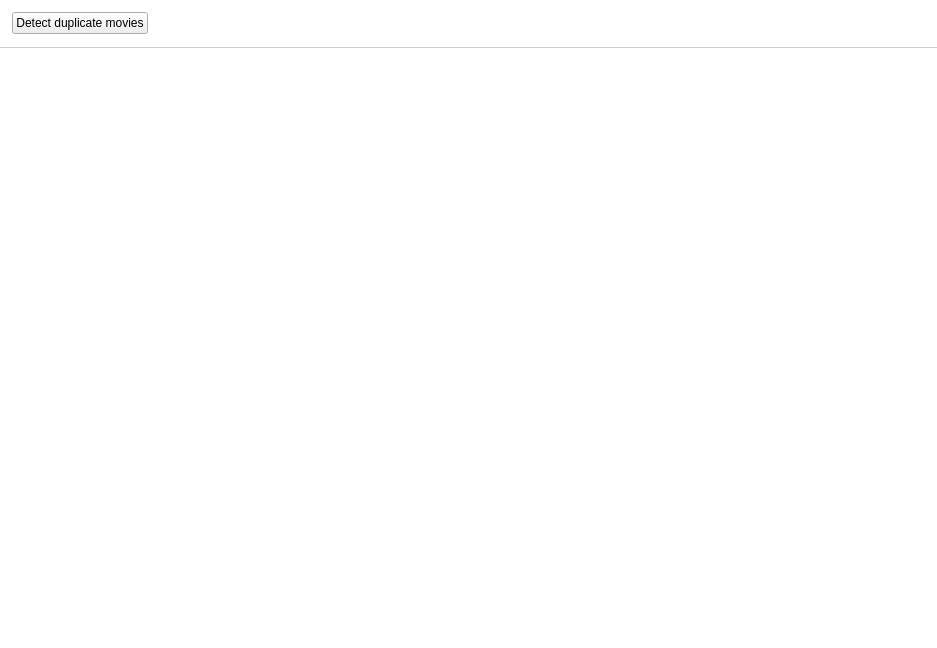
<?xml version="1.0" encoding="UTF-8"?>
<ui version="4.0">
 <class>MovieDuplicates</class>
 <widget class="QWidget" name="MovieDuplicates">
  <property name="geometry">
   <rect>
    <x>0</x>
    <y>0</y>
    <width>937</width>
    <height>648</height>
   </rect>
  </property>
  <property name="windowTitle">
   <string notr="true">Form</string>
  </property>
  <property name="styleSheet">
   <string notr="true">#movieDuplicatesWidget {
	background-color: rgb(255, 255, 255);
}

QTableView {
	border: 0px;
}

#movies {
	color: #395265;
}
</string>
  </property>
  <layout class="QVBoxLayout" name="verticalLayout">
   <property name="spacing">
    <number>0</number>
   </property>
   <property name="leftMargin">
    <number>0</number>
   </property>
   <property name="topMargin">
    <number>0</number>
   </property>
   <property name="rightMargin">
    <number>0</number>
   </property>
   <property name="bottomMargin">
    <number>0</number>
   </property>
   <item>
    <widget class="QWidget" name="movieDuplicatesWidget" native="true">
     <layout class="QVBoxLayout" name="verticalLayout_2" stretch="0,0,1">
      <property name="spacing">
       <number>0</number>
      </property>
      <property name="leftMargin">
       <number>0</number>
      </property>
      <property name="topMargin">
       <number>0</number>
      </property>
      <property name="rightMargin">
       <number>0</number>
      </property>
      <property name="bottomMargin">
       <number>0</number>
      </property>
      <item>
       <layout class="QHBoxLayout" name="horizontalLayout">
        <property name="leftMargin">
         <number>12</number>
        </property>
        <property name="topMargin">
         <number>12</number>
        </property>
        <property name="rightMargin">
         <number>12</number>
        </property>
        <property name="bottomMargin">
         <number>12</number>
        </property>
        <item>
         <widget class="QPushButton" name="btnDetect">
          <property name="text">
           <string>Detect duplicate movies</string>
          </property>
         </widget>
        </item>
        <item>
         <spacer name="horizontalSpacer">
          <property name="orientation">
           <enum>Qt::Horizontal</enum>
          </property>
          <property name="sizeHint" stdset="0">
           <size>
            <width>40</width>
            <height>20</height>
           </size>
          </property>
         </spacer>
        </item>
       </layout>
      </item>
      <item>
       <widget class="Line" name="line">
        <property name="styleSheet">
         <string notr="true">color: #cccccc;</string>
        </property>
        <property name="frameShadow">
         <enum>QFrame::Plain</enum>
        </property>
        <property name="orientation">
         <enum>Qt::Horizontal</enum>
        </property>
       </widget>
      </item>
      <item>
       <widget class="QSplitter" name="splitter">
        <property name="frameShape">
         <enum>QFrame::NoFrame</enum>
        </property>
        <property name="lineWidth">
         <number>1</number>
        </property>
        <property name="orientation">
         <enum>Qt::Horizontal</enum>
        </property>
        <property name="handleWidth">
         <number>1</number>
        </property>
        <widget class="MyTableView" name="movies">
         <property name="minimumSize">
          <size>
           <width>200</width>
           <height>0</height>
          </size>
         </property>
         <property name="styleSheet">
          <string notr="true">/*alternate-background-color: rgb(243, 246, 250);*/
selection-background-color: qlineargradient(spread:pad, x1:0, y1:0, x2:0, y2:1, stop:0 #4185b6, stop:1 #1b6aa5);
alternate-background-color: #f9f9f9;
selection-color: #ffffff;</string>
         </property>
         <property name="frameShape">
          <enum>QFrame::NoFrame</enum>
         </property>
         <property name="editTriggers">
          <set>QAbstractItemView::NoEditTriggers</set>
         </property>
         <property name="alternatingRowColors">
          <bool>true</bool>
         </property>
         <property name="selectionMode">
          <enum>QAbstractItemView::SingleSelection</enum>
         </property>
         <property name="selectionBehavior">
          <enum>QAbstractItemView::SelectRows</enum>
         </property>
         <property name="showGrid">
          <bool>false</bool>
         </property>
         <property name="sortingEnabled">
          <bool>true</bool>
         </property>
         <attribute name="horizontalHeaderVisible">
          <bool>false</bool>
         </attribute>
         <attribute name="verticalHeaderVisible">
          <bool>false</bool>
         </attribute>
         <attribute name="verticalHeaderDefaultSectionSize">
          <number>22</number>
         </attribute>
         <attribute name="verticalHeaderMinimumSectionSize">
          <number>22</number>
         </attribute>
        </widget>
        <widget class="QTableWidget" name="duplicates">
         <property name="frameShape">
          <enum>QFrame::NoFrame</enum>
         </property>
         <property name="editTriggers">
          <set>QAbstractItemView::NoEditTriggers</set>
         </property>
         <property name="selectionMode">
          <enum>QAbstractItemView::NoSelection</enum>
         </property>
         <property name="showGrid">
          <bool>false</bool>
         </property>
         <attribute name="horizontalHeaderVisible">
          <bool>false</bool>
         </attribute>
         <attribute name="horizontalHeaderStretchLastSection">
          <bool>true</bool>
         </attribute>
         <attribute name="verticalHeaderVisible">
          <bool>false</bool>
         </attribute>
         <column>
          <property name="text">
           <string notr="true">col</string>
          </property>
         </column>
        </widget>
       </widget>
      </item>
     </layout>
    </widget>
   </item>
  </layout>
 </widget>
 <customwidgets>
  <customwidget>
   <class>MyTableView</class>
   <extends>QTableView</extends>
   <header>smallWidgets/MyTableView.h</header>
  </customwidget>
 </customwidgets>
 <resources/>
 <connections/>
</ui>
